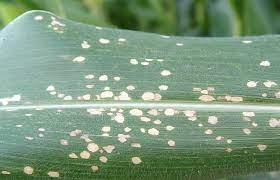
#> input picture limiarizacao/folha.jpg, 280 x 180 px, found by its file name
$ python folha.py
#> lines starting #> are read from the running program, lines starting #| are printed output that depends on the picture; after the words box and inside, x2 and y2 are one past the last pixel; in counts of white or black regions, pixels touching at a corner belong together
import cv2
import numpy as np
import matplotlib.pyplot as plt

# 1. Ler a imagem
img = cv2.imread("limiarizacao/folha.jpg", 0)
#> img: shape (180, 280); min 27, max 255, mean 140.8

# 2. Pré-processamento: suavizar ruído e riscos finos
img_blur = cv2.medianBlur(img, 5)  # desfoque mediano para preservar bolinhas
cv2.imwrite("limiarizacao/folha_blur.jpg", img_blur)

# 3. Equalizar histograma para realçar manchas
img_eq = cv2.equalizeHist(img_blur)
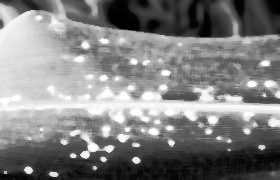
#> img_eq: shape (180, 280); min 0, max 255, mean 128.8
cv2.imwrite("limiarizacao/folha_equalizada.jpg", img_eq)


# Global threshold
_, th_global = cv2.threshold(img, 127, 255, cv2.THRESH_BINARY_INV)
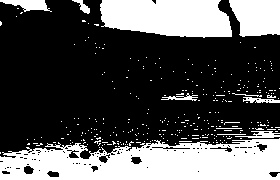
#> th_global: shape (180, 280); 32.2% white; 311 white regions (300 under 20 px), largest, box (x1, y1, x2, y2) and area: (0, 138, 280, 180) 8877, (100, 0, 232, 38) 4202, (229, 0, 280, 37) 1569
cv2.imwrite("limiarizacao/saida_threshold_global.jpg", th_global)

# Otsu threshold
_, th_otsu = cv2.threshold(img, 0, 255, cv2.THRESH_BINARY + cv2.THRESH_OTSU)
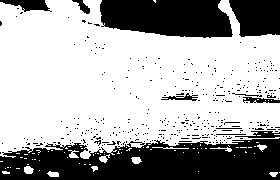
#> th_otsu: shape (180, 280); 67.3% white; 349 black regions (338 under 20 px), largest, box (x1, y1, x2, y2) and area: (0, 138, 280, 180) 8962, (100, 0, 233, 38) 4230, (229, 0, 280, 37) 1575
cv2.imwrite("limiarizacao/saida_threshold_otsu.jpg", th_otsu)

# Adaptive threshold
th_adapt = cv2.adaptiveThreshold(
    img_eq, 255, cv2.ADAPTIVE_THRESH_MEAN_C, cv2.THRESH_BINARY, 11, 2
)
#> th_adapt: shape (180, 280); 50.8% white; 143 black regions (110 under 20 px), largest, box (x1, y1, x2, y2) and area: (0, 108, 280, 180) 10026, (0, 24, 280, 107) 8651, (60, 0, 233, 38) 2482
cv2.imwrite("limiarizacao/saida_threshold_adaptativa.jpg", th_adapt)

kernel = cv2.getStructuringElement(cv2.MORPH_ELLIPSE, (3,3))
th_clean = cv2.morphologyEx(th_adapt, cv2.MORPH_OPEN, kernel)
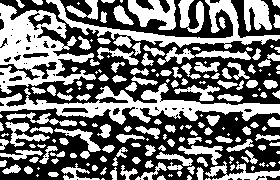
#> th_clean: shape (180, 280); 45.8% white; 179 white regions (46 under 20 px)
cv2.imwrite("limiarizacao/folha_clean.jpg", th_clean)

# 3. Detectar contornos usando a imagem binária do Otsu
contours, _ = cv2.findContours(th_clean, cv2.RETR_EXTERNAL, cv2.CHAIN_APPROX_SIMPLE)
#> contours = 179 contours, 70 with area under 20; largest, box (x1, y1, x2, y2) and area: (0, 3, 96, 94) 4270, (0, 83, 280, 125) 3500, (46, 0, 280, 49) 1930, (128, 0, 176, 30) 742, (244, 0, 272, 32) 546

contours_filtrados = []
for cnt in contours:
    area = cv2.contourArea(cnt)
    if 20 < area < 200:  # ajustar limites conforme tamanho das bolinhas
        contours_filtrados.append(cnt)
#> this loop made 179 passes
#> area on passes 7, 9, 10: 32.5, 54, 43
#> after the loop, contours_filtrados = 94 contours; largest, box (x1, y1, x2, y2) and area: (97, 47, 139, 65) 197, (113, 5, 134, 25) 184, (156, 152, 193, 166) 158, (0, 150, 43, 160) 154, (61, 163, 100, 180) 151

# Copiar a imagem original para desenhar os contornos
img_contornos = cv2.cvtColor(img, cv2.COLOR_GRAY2BGR)
cv2.drawContours(img_contornos, contours_filtrados, -1, (0, 0, 255), 2)
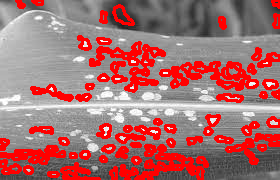
#> img_contornos: shape (180, 280, 3); mean B, G, R 109.9, 109.9, 168
cv2.imwrite("limiarizacao/saida_contornos.jpg", img_contornos)

print(f"Número de manchas detectadas: {len(contours_filtrados)}")
#| Número de manchas detectadas: 94

#Mostrar o histograma de intensidades
plt.figure(figsize=(10,4))
plt.hist(img.ravel(), bins=256, range=[0,256])
plt.title('Histograma de Intensidades')
plt.xlabel('Nível de Cinza')
plt.ylabel('Frequência')
plt.show(block=False)   # não bloqueia
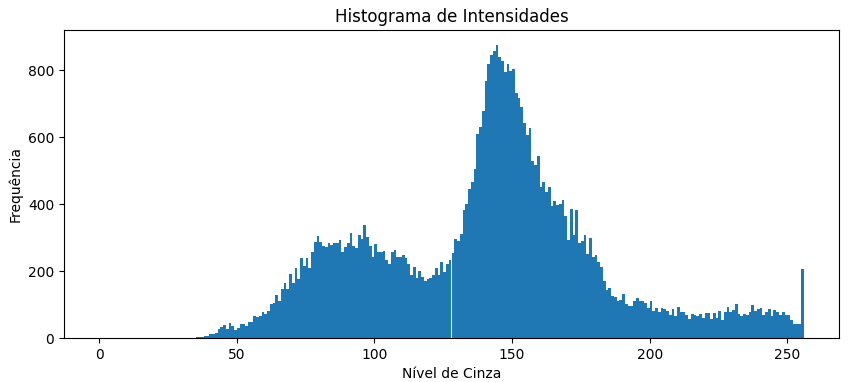
#> figure drawn by matplotlib, 1 panel; tallest bar 877 high, from x = 144 to 145
plt.pause(0.001)

plt.figure(figsize=(15,5))

plt.subplot(1,3,1)
plt.imshow(img, cmap='gray')
plt.title("Original")
plt.axis('off')

plt.subplot(1,3,2)
plt.imshow(th_clean, cmap='gray')
plt.title("Threshold adaptativo + limpeza")
plt.axis('off')

plt.subplot(1,3,3)
plt.imshow(cv2.cvtColor(img_contornos, cv2.COLOR_BGR2RGB))
plt.title(f"Manchas detectadas: {len(contours_filtrados)}")
plt.axis('off')

plt.tight_layout()
plt.show()
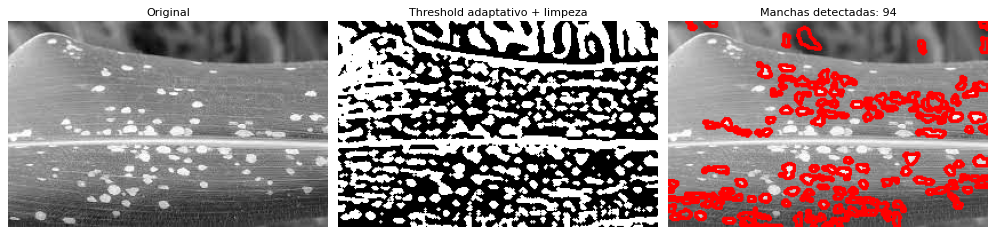
#> figure drawn by matplotlib, 3 panels

"""
Se várias folhas de uma mesma planta apresentam porcentagens próximas de área afetada,
pode-se estimar que a planta como um todo esteja em torno desse nível de contaminação.
Em escala maior, ao selecionar folhas de diferentes plantas de um cultivo,
a média da área contaminada serve como indicador do estado fitossanitário do cultivo inteiro
"""
